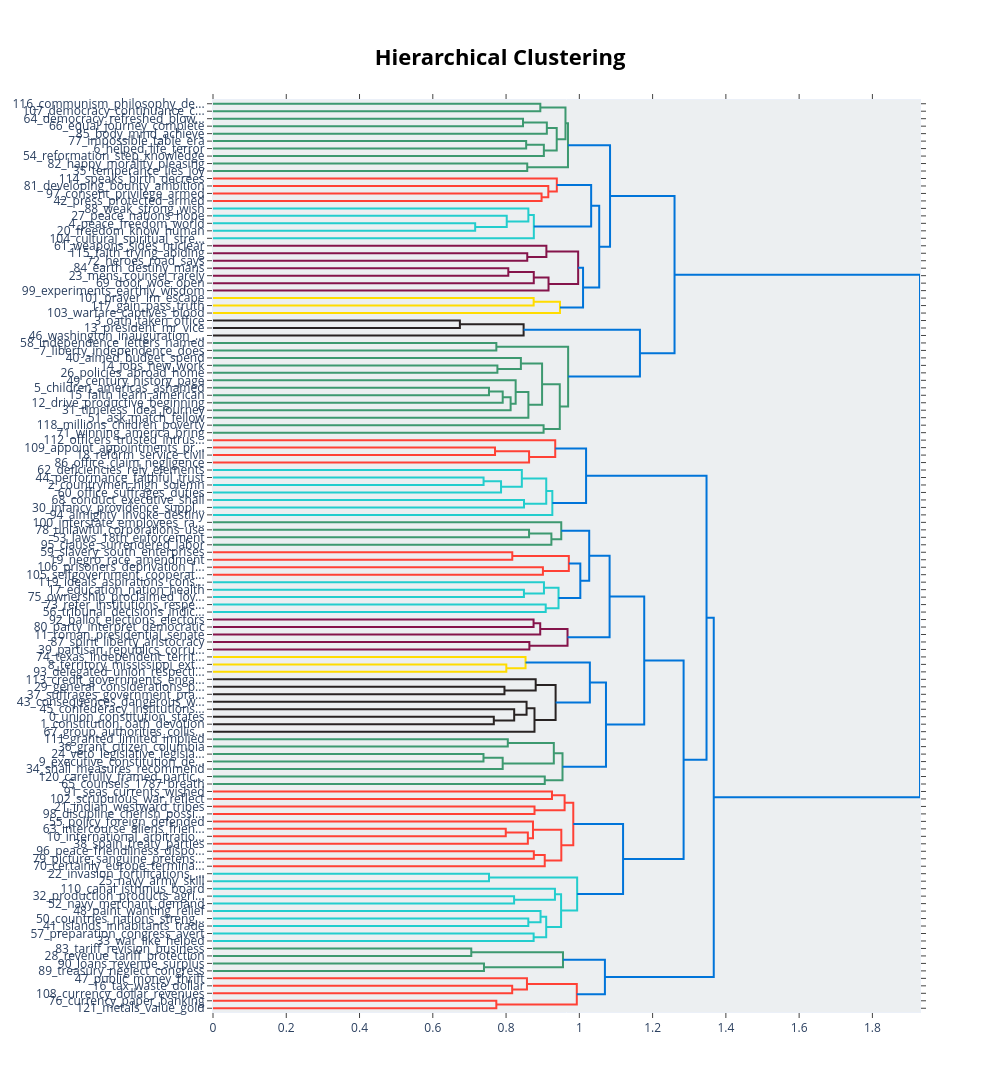

The cell this chart's notebook holds for it:
### Code cell
topic_model.visualize_hierarchy()

### Figure 1 — Plotly figure (JSON) as saved in the notebook; plotly's stock layout.template omitted (floating-point values rounded to 4 significant figures)
{"data": [{"hoverinfo": "text", "marker": {"color": "rgb(61,153,112)"}, "mode": "lines", "type": "scatter", "x": [0, 0.8935, 0.8935, 0], "xaxis": "x", "y": [-5, -5, -15, -15], "yaxis": "y"}, {"hoverinfo": "text", "marker": {"color": "rgb(61,153,112)"}, "mode": "lines", "type": "scatter", "x": [0, 0.8462, 0.8462, 0], "xaxis": "x", "y": [-25, -25, -35, -35], "yaxis": "y"}, {"hoverinfo": "text", "marker": {"color": "rgb(61,153,112)"}, "mode": "lines", "type": "scatter", "x": [0.8462, 0.9113, 0.9113, 0], "xaxis": "x", "y": [-30, -30, -45, -45], "yaxis": "y"}, {"hoverinfo": "text", "marker": {"color": "rgb(61,153,112)"}, "mode": "lines", "type": "scatter", "x": [0, 0.8549, 0.8549, 0], "xaxis": "x", "y": [-55, -55, -65, -65], "yaxis": "y"}, {"hoverinfo": "text", "marker": {"color": "rgb(61,153,112)"}, "mode": "lines", "type": "scatter", "x": [0.8549, 0.9032, 0.9032, 0], "xaxis": "x", "y": [-60, -60, -75, -75], "yaxis": "y"}, {"hoverinfo": "text", "marker": {"color": "rgb(61,153,112)"}, "mode": "lines", "type": "scatter", "x": [0.9113, 0.9383, 0.9383, 0.9032], "xaxis": "x", "y": [-37.5, -37.5, -67.5, -67.5], "yaxis": "y"}, {"hoverinfo": "text", "marker": {"color": "rgb(61,153,112)"}, "mode": "lines", "type": "scatter", "x": [0.8935, 0.9622, 0.9622, 0.9383], "xaxis": "x", "y": [-10, -10, -52.5, -52.5], "yaxis": "y"}, {"hoverinfo": "text", "marker": {"color": "rgb(61,153,112)"}, "mode": "lines", "type": "scatter", "x": [0, 0.8578, 0.8578, 0], "xaxis": "x", "y": [-85, -85, -95, -95], "yaxis": "y"}, {"hoverinfo": "text", "marker": {"color": "rgb(61,153,112)"}, "mode": "lines", "type": "scatter", "x": [0.9622, 0.969, 0.969, 0.8578], "xaxis": "x", "y": [-31.25, -31.25, -90, -90], "yaxis": "y"}, {"hoverinfo": "text", "marker": {"color": "rgb(255,65,54)"}, "mode": "lines", "type": "scatter", "x": [0, 0.8969, 0.8969, 0], "xaxis": "x", "y": [-125, -125, -135, -135], "yaxis": "y"}, {"hoverinfo": "text", "marker": {"color": "rgb(255,65,54)"}, "mode": "lines", "type": "scatter", "x": [0, 0.9153, 0.9153, 0.8969], "xaxis": "x", "y": [-115, -115, -130, -130], "yaxis": "y"}, {"hoverinfo": "text", "marker": {"color": "rgb(255,65,54)"}, "mode": "lines", "type": "scatter", "x": [0, 0.9386, 0.9386, 0.9153], "xaxis": "x", "y": [-105, -105, -122.5, -122.5], "yaxis": "y"}, {"hoverinfo": "text", "marker": {"color": "rgb(35,205,205)"}, "mode": "lines", "type": "scatter", "x": [0, 0.7157, 0.7157, 0], "xaxis": "x", "y": [-165, -165, -175, -175], "yaxis": "y"}, {"hoverinfo": "text", "marker": {"color": "rgb(35,205,205)"}, "mode": "lines", "type": "scatter", "x": [0, 0.8018, 0.8018, 0.7157], "xaxis": "x", "y": [-155, -155, -170, -170], "yaxis": "y"}, {"hoverinfo": "text", "marker": {"color": "rgb(35,205,205)"}, "mode": "lines", "type": "scatter", "x": [0, 0.8608, 0.8608, 0.8018], "xaxis": "x", "y": [-145, -145, -162.5, -162.5], "yaxis": "y"}, {"hoverinfo": "text", "marker": {"color": "rgb(35,205,205)"}, "mode": "lines", "type": "scatter", "x": [0.8608, 0.8758, 0.8758, 0], "xaxis": "x", "y": [-153.8, -153.8, -185, -185], "yaxis": "y"}, {"hoverinfo": "text", "marker": {"color": "rgb(0,116,217)"}, "mode": "lines", "type": "scatter", "x": [0.9386, 1.032, 1.032, 0.8758], "xaxis": "x", "y": [-113.8, -113.8, -169.4, -169.4], "yaxis": "y"}, {"hoverinfo": "text", "marker": {"color": "rgb(133,20,75)"}, "mode": "lines", "type": "scatter", "x": [0, 0.8578, 0.8578, 0], "xaxis": "x", "y": [-205, -205, -215, -215], "yaxis": "y"}, {"hoverinfo": "text", "marker": {"color": "rgb(133,20,75)"}, "mode": "lines", "type": "scatter", "x": [0, 0.9101, 0.9101, 0.8578], "xaxis": "x", "y": [-195, -195, -210, -210], "yaxis": "y"}, {"hoverinfo": "text", "marker": {"color": "rgb(133,20,75)"}, "mode": "lines", "type": "scatter", "x": [0, 0.8061, 0.8061, 0], "xaxis": "x", "y": [-225, -225, -235, -235], "yaxis": "y"}, {"hoverinfo": "text", "marker": {"color": "rgb(133,20,75)"}, "mode": "lines", "type": "scatter", "x": [0.8061, 0.8756, 0.8756, 0], "xaxis": "x", "y": [-230, -230, -245, -245], "yaxis": "y"}, {"hoverinfo": "text", "marker": {"color": "rgb(133,20,75)"}, "mode": "lines", "type": "scatter", "x": [0.8756, 0.9159, 0.9159, 0], "xaxis": "x", "y": [-237.5, -237.5, -255, -255], "yaxis": "y"}, {"hoverinfo": "text", "marker": {"color": "rgb(133,20,75)"}, "mode": "lines", "type": "scatter", "x": [0.9101, 0.9968, 0.9968, 0.9159], "xaxis": "x", "y": [-202.5, -202.5, -246.2, -246.2], "yaxis": "y"}, {"hoverinfo": "text", "marker": {"color": "rgb(255,220,0)"}, "mode": "lines", "type": "scatter", "x": [0, 0.8753, 0.8753, 0], "xaxis": "x", "y": [-265, -265, -275, -275], "yaxis": "y"}, {"hoverinfo": "text", "marker": {"color": "rgb(255,220,0)"}, "mode": "lines", "type": "scatter", "x": [0.8753, 0.9471, 0.9471, 0], "xaxis": "x", "y": [-270, -270, -285, -285], "yaxis": "y"}, {"hoverinfo": "text", "marker": {"color": "rgb(0,116,217)"}, "mode": "lines", "type": "scatter", "x": [0.9968, 1.01, 1.01, 0.9471], "xaxis": "x", "y": [-224.4, -224.4, -277.5, -277.5], "yaxis": "y"}, {"hoverinfo": "text", "marker": {"color": "rgb(0,116,217)"}, "mode": "lines", "type": "scatter", "x": [1.032, 1.054, 1.054, 1.01], "xaxis": "x", "y": [-141.6, -141.6, -250.9, -250.9], "yaxis": "y"}, {"hoverinfo": "text", "marker": {"color": "rgb(0,116,217)"}, "mode": "lines", "type": "scatter", "x": [0.969, 1.084, 1.084, 1.054], "xaxis": "x", "y": [-60.62, -60.62, -196.2, -196.2], "yaxis": "y"}, {"hoverinfo": "text", "marker": {"color": "rgb(40,35,35)"}, "mode": "lines", "type": "scatter", "x": [0, 0.674, 0.674, 0], "xaxis": "x", "y": [-295, -295, -305, -305], "yaxis": "y"}, {"hoverinfo": "text", "marker": {"color": "rgb(40,35,35)"}, "mode": "lines", "type": "scatter", "x": [0.674, 0.8479, 0.8479, 0], "xaxis": "x", "y": [-300, -300, -315, -315], "yaxis": "y"}, {"hoverinfo": "text", "marker": {"color": "rgb(61,153,112)"}, "mode": "lines", "type": "scatter", "x": [0, 0.7734, 0.7734, 0], "xaxis": "x", "y": [-325, -325, -335, -335], "yaxis": "y"}, {"hoverinfo": "text", "marker": {"color": "rgb(61,153,112)"}, "mode": "lines", "type": "scatter", "x": [0, 0.7763, 0.7763, 0], "xaxis": "x", "y": [-355, -355, -365, -365], "yaxis": "y"}, {"hoverinfo": "text", "marker": {"color": "rgb(61,153,112)"}, "mode": "lines", "type": "scatter", "x": [0, 0.8404, 0.8404, 0.7763], "xaxis": "x", "y": [-345, -345, -360, -360], "yaxis": "y"}, {"hoverinfo": "text", "marker": {"color": "rgb(61,153,112)"}, "mode": "lines", "type": "scatter", "x": [0, 0.7533, 0.7533, 0], "xaxis": "x", "y": [-385, -385, -395, -395], "yaxis": "y"}, {"hoverinfo": "text", "marker": {"color": "rgb(61,153,112)"}, "mode": "lines", "type": "scatter", "x": [0.7533, 0.7908, 0.7908, 0], "xaxis": "x", "y": [-390, -390, -405, -405], "yaxis": "y"}, {"hoverinfo": "text", "marker": {"color": "rgb(61,153,112)"}, "mode": "lines", "type": "scatter", "x": [0.7908, 0.8124, 0.8124, 0], "xaxis": "x", "y": [-397.5, -397.5, -415, -415], "yaxis": "y"}, {"hoverinfo": "text", "marker": {"color": "rgb(61,153,112)"}, "mode": "lines", "type": "scatter", "x": [0, 0.8262, 0.8262, 0.8124], "xaxis": "x", "y": [-375, -375, -406.2, -406.2], "yaxis": "y"}, {"hoverinfo": "text", "marker": {"color": "rgb(61,153,112)"}, "mode": "lines", "type": "scatter", "x": [0.8262, 0.8609, 0.8609, 0], "xaxis": "x", "y": [-390.6, -390.6, -425, -425], "yaxis": "y"}, {"hoverinfo": "text", "marker": {"color": "rgb(61,153,112)"}, "mode": "lines", "type": "scatter", "x": [0.8404, 0.8983, 0.8983, 0.8609], "xaxis": "x", "y": [-352.5, -352.5, -407.8, -407.8], "yaxis": "y"}, {"hoverinfo": "text", "marker": {"color": "rgb(61,153,112)"}, "mode": "lines", "type": "scatter", "x": [0, 0.9024, 0.9024, 0], "xaxis": "x", "y": [-435, -435, -445, -445], "yaxis": "y"}, {"hoverinfo": "text", "marker": {"color": "rgb(61,153,112)"}, "mode": "lines", "type": "scatter", "x": [0.8983, 0.9466, 0.9466, 0.9024], "xaxis": "x", "y": [-380.2, -380.2, -440, -440], "yaxis": "y"}, {"hoverinfo": "text", "marker": {"color": "rgb(61,153,112)"}, "mode": "lines", "type": "scatter", "x": [0.7734, 0.9694, 0.9694, 0.9466], "xaxis": "x", "y": [-330, -330, -410.1, -410.1], "yaxis": "y"}, {"hoverinfo": "text", "marker": {"color": "rgb(0,116,217)"}, "mode": "lines", "type": "scatter", "x": [0.8479, 1.165, 1.165, 0.9694], "xaxis": "x", "y": [-307.5, -307.5, -370.0, -370.0], "yaxis": "y"}, {"hoverinfo": "text", "marker": {"color": "rgb(0,116,217)"}, "mode": "lines", "type": "scatter", "x": [1.084, 1.26, 1.26, 1.165], "xaxis": "x", "y": [-128.4, -128.4, -338.8, -338.8], "yaxis": "y"}, {"hoverinfo": "text", "marker": {"color": "rgb(255,65,54)"}, "mode": "lines", "type": "scatter", "x": [0, 0.7699, 0.7699, 0], "xaxis": "x", "y": [-465, -465, -475, -475], "yaxis": "y"}, {"hoverinfo": "text", "marker": {"color": "rgb(255,65,54)"}, "mode": "lines", "type": "scatter", "x": [0.7699, 0.8628, 0.8628, 0], "xaxis": "x", "y": [-470, -470, -485, -485], "yaxis": "y"}, {"hoverinfo": "text", "marker": {"color": "rgb(255,65,54)"}, "mode": "lines", "type": "scatter", "x": [0, 0.9342, 0.9342, 0.8628], "xaxis": "x", "y": [-455, -455, -477.5, -477.5], "yaxis": "y"}, {"hoverinfo": "text", "marker": {"color": "rgb(35,205,205)"}, "mode": "lines", "type": "scatter", "x": [0, 0.7386, 0.7386, 0], "xaxis": "x", "y": [-505, -505, -515, -515], "yaxis": "y"}, {"hoverinfo": "text", "marker": {"color": "rgb(35,205,205)"}, "mode": "lines", "type": "scatter", "x": [0.7386, 0.7863, 0.7863, 0], "xaxis": "x", "y": [-510, -510, -525, -525], "yaxis": "y"}, {"hoverinfo": "text", "marker": {"color": "rgb(35,205,205)"}, "mode": "lines", "type": "scatter", "x": [0, 0.8431, 0.8431, 0.7863], "xaxis": "x", "y": [-495, -495, -517.5, -517.5], "yaxis": "y"}, {"hoverinfo": "text", "marker": {"color": "rgb(35,205,205)"}, "mode": "lines", "type": "scatter", "x": [0, 0.849, 0.849, 0], "xaxis": "x", "y": [-535, -535, -545, -545], "yaxis": "y"}, {"hoverinfo": "text", "marker": {"color": "rgb(35,205,205)"}, "mode": "lines", "type": "scatter", "x": [0.8431, 0.9097, 0.9097, 0.849], "xaxis": "x", "y": [-506.2, -506.2, -540, -540], "yaxis": "y"}, {"hoverinfo": "text", "marker": {"color": "rgb(35,205,205)"}, "mode": "lines", "type": "scatter", "x": [0.9097, 0.9263, 0.9263, 0], "xaxis": "x", "y": [-523.1, -523.1, -555, -555], "yaxis": "y"}, {"hoverinfo": "text", "marker": {"color": "rgb(0,116,217)"}, "mode": "lines", "type": "scatter", "x": [0.9342, 1.018, 1.018, 0.9263], "xaxis": "x", "y": [-466.2, -466.2, -539.1, -539.1], "yaxis": "y"}, {"hoverinfo": "text", "marker": {"color": "rgb(61,153,112)"}, "mode": "lines", "type": "scatter", "x": [0, 0.8627, 0.8627, 0], "xaxis": "x", "y": [-575, -575, -585, -585], "yaxis": "y"}, {"hoverinfo": "text", "marker": {"color": "rgb(61,153,112)"}, "mode": "lines", "type": "scatter", "x": [0.8627, 0.9237, 0.9237, 0], "xaxis": "x", "y": [-580, -580, -595, -595], "yaxis": "y"}, {"hoverinfo": "text", "marker": {"color": "rgb(61,153,112)"}, "mode": "lines", "type": "scatter", "x": [0, 0.9506, 0.9506, 0.9237], "xaxis": "x", "y": [-565, -565, -587.5, -587.5], "yaxis": "y"}, {"hoverinfo": "text", "marker": {"color": "rgb(255,65,54)"}, "mode": "lines", "type": "scatter", "x": [0, 0.817, 0.817, 0], "xaxis": "x", "y": [-605, -605, -615, -615], "yaxis": "y"}, {"hoverinfo": "text", "marker": {"color": "rgb(255,65,54)"}, "mode": "lines", "type": "scatter", "x": [0, 0.9006, 0.9006, 0], "xaxis": "x", "y": [-625, -625, -635, -635], "yaxis": "y"}, {"hoverinfo": "text", "marker": {"color": "rgb(255,65,54)"}, "mode": "lines", "type": "scatter", "x": [0.817, 0.9713, 0.9713, 0.9006], "xaxis": "x", "y": [-610, -610, -630, -630], "yaxis": "y"}, {"hoverinfo": "text", "marker": {"color": "rgb(35,205,205)"}, "mode": "lines", "type": "scatter", "x": [0, 0.8487, 0.8487, 0], "xaxis": "x", "y": [-655, -655, -665, -665], "yaxis": "y"}, {"hoverinfo": "text", "marker": {"color": "rgb(35,205,205)"}, "mode": "lines", "type": "scatter", "x": [0, 0.9034, 0.9034, 0.8487], "xaxis": "x", "y": [-645, -645, -660, -660], "yaxis": "y"}, {"hoverinfo": "text", "marker": {"color": "rgb(35,205,205)"}, "mode": "lines", "type": "scatter", "x": [0, 0.9082, 0.9082, 0], "xaxis": "x", "y": [-675, -675, -685, -685], "yaxis": "y"}, {"hoverinfo": "text", "marker": {"color": "rgb(35,205,205)"}, "mode": "lines", "type": "scatter", "x": [0.9034, 0.9432, 0.9432, 0.9082], "xaxis": "x", "y": [-652.5, -652.5, -680, -680], "yaxis": "y"}, {"hoverinfo": "text", "marker": {"color": "rgb(0,116,217)"}, "mode": "lines", "type": "scatter", "x": [0.9713, 1.003, 1.003, 0.9432], "xaxis": "x", "y": [-620, -620, -666.2, -666.2], "yaxis": "y"}, {"hoverinfo": "text", "marker": {"color": "rgb(0,116,217)"}, "mode": "lines", "type": "scatter", "x": [0.9506, 1.027, 1.027, 1.003], "xaxis": "x", "y": [-576.2, -576.2, -643.1, -643.1], "yaxis": "y"}, {"hoverinfo": "text", "marker": {"color": "rgb(133,20,75)"}, "mode": "lines", "type": "scatter", "x": [0, 0.8751, 0.8751, 0], "xaxis": "x", "y": [-695, -695, -705, -705], "yaxis": "y"}, {"hoverinfo": "text", "marker": {"color": "rgb(133,20,75)"}, "mode": "lines", "type": "scatter", "x": [0.8751, 0.8932, 0.8932, 0], "xaxis": "x", "y": [-700, -700, -715, -715], "yaxis": "y"}, {"hoverinfo": "text", "marker": {"color": "rgb(133,20,75)"}, "mode": "lines", "type": "scatter", "x": [0, 0.8636, 0.8636, 0], "xaxis": "x", "y": [-725, -725, -735, -735], "yaxis": "y"}, {"hoverinfo": "text", "marker": {"color": "rgb(133,20,75)"}, "mode": "lines", "type": "scatter", "x": [0.8932, 0.9678, 0.9678, 0.8636], "xaxis": "x", "y": [-707.5, -707.5, -730, -730], "yaxis": "y"}, {"hoverinfo": "text", "marker": {"color": "rgb(0,116,217)"}, "mode": "lines", "type": "scatter", "x": [1.027, 1.083, 1.083, 0.9678], "xaxis": "x", "y": [-609.7, -609.7, -718.8, -718.8], "yaxis": "y"}, {"hoverinfo": "text", "marker": {"color": "rgb(255,220,0)"}, "mode": "lines", "type": "scatter", "x": [0, 0.8007, 0.8007, 0], "xaxis": "x", "y": [-755, -755, -765, -765], "yaxis": "y"}, {"hoverinfo": "text", "marker": {"color": "rgb(255,220,0)"}, "mode": "lines", "type": "scatter", "x": [0, 0.8532, 0.8532, 0.8007], "xaxis": "x", "y": [-745, -745, -760, -760], "yaxis": "y"}, {"hoverinfo": "text", "marker": {"color": "rgb(40,35,35)"}, "mode": "lines", "type": "scatter", "x": [0, 0.7956, 0.7956, 0], "xaxis": "x", "y": [-785, -785, -795, -795], "yaxis": "y"}, {"hoverinfo": "text", "marker": {"color": "rgb(40,35,35)"}, "mode": "lines", "type": "scatter", "x": [0, 0.8808, 0.8808, 0.7956], "xaxis": "x", "y": [-775, -775, -790, -790], "yaxis": "y"}, {"hoverinfo": "text", "marker": {"color": "rgb(40,35,35)"}, "mode": "lines", "type": "scatter", "x": [0, 0.7665, 0.7665, 0], "xaxis": "x", "y": [-825, -825, -835, -835], "yaxis": "y"}, {"hoverinfo": "text", "marker": {"color": "rgb(40,35,35)"}, "mode": "lines", "type": "scatter", "x": [0, 0.8222, 0.8222, 0.7665], "xaxis": "x", "y": [-815, -815, -830, -830], "yaxis": "y"}, {"hoverinfo": "text", "marker": {"color": "rgb(40,35,35)"}, "mode": "lines", "type": "scatter", "x": [0, 0.856, 0.856, 0.8222], "xaxis": "x", "y": [-805, -805, -822.5, -822.5], "yaxis": "y"}, {"hoverinfo": "text", "marker": {"color": "rgb(40,35,35)"}, "mode": "lines", "type": "scatter", "x": [0.856, 0.8776, 0.8776, 0], "xaxis": "x", "y": [-813.8, -813.8, -845, -845], "yaxis": "y"}, {"hoverinfo": "text", "marker": {"color": "rgb(40,35,35)"}, "mode": "lines", "type": "scatter", "x": [0.8808, 0.9352, 0.9352, 0.8776], "xaxis": "x", "y": [-782.5, -782.5, -829.4, -829.4], "yaxis": "y"}, {"hoverinfo": "text", "marker": {"color": "rgb(0,116,217)"}, "mode": "lines", "type": "scatter", "x": [0.8532, 1.029, 1.029, 0.9352], "xaxis": "x", "y": [-752.5, -752.5, -805.9, -805.9], "yaxis": "y"}, {"hoverinfo": "text", "marker": {"color": "rgb(61,153,112)"}, "mode": "lines", "type": "scatter", "x": [0, 0.8047, 0.8047, 0], "xaxis": "x", "y": [-855, -855, -865, -865], "yaxis": "y"}, {"hoverinfo": "text", "marker": {"color": "rgb(61,153,112)"}, "mode": "lines", "type": "scatter", "x": [0, 0.7384, 0.7384, 0], "xaxis": "x", "y": [-875, -875, -885, -885], "yaxis": "y"}, {"hoverinfo": "text", "marker": {"color": "rgb(61,153,112)"}, "mode": "lines", "type": "scatter", "x": [0.7384, 0.7907, 0.7907, 0], "xaxis": "x", "y": [-880, -880, -895, -895], "yaxis": "y"}, {"hoverinfo": "text", "marker": {"color": "rgb(61,153,112)"}, "mode": "lines", "type": "scatter", "x": [0.8047, 0.9304, 0.9304, 0.7907], "xaxis": "x", "y": [-860, -860, -887.5, -887.5], "yaxis": "y"}, {"hoverinfo": "text", "marker": {"color": "rgb(61,153,112)"}, "mode": "lines", "type": "scatter", "x": [0, 0.9056, 0.9056, 0], "xaxis": "x", "y": [-905, -905, -915, -915], "yaxis": "y"}, {"hoverinfo": "text", "marker": {"color": "rgb(61,153,112)"}, "mode": "lines", "type": "scatter", "x": [0.9304, 0.9541, 0.9541, 0.9056], "xaxis": "x", "y": [-873.8, -873.8, -910, -910], "yaxis": "y"}, {"hoverinfo": "text", "marker": {"color": "rgb(0,116,217)"}, "mode": "lines", "type": "scatter", "x": [1.029, 1.073, 1.073, 0.9541], "xaxis": "x", "y": [-779.2, -779.2, -891.9, -891.9], "yaxis": "y"}, {"hoverinfo": "text", "marker": {"color": "rgb(0,116,217)"}, "mode": "lines", "type": "scatter", "x": [1.083, 1.177, 1.177, 1.073], "xaxis": "x", "y": [-664.2, -664.2, -835.5, -835.5], "yaxis": "y"}, {"hoverinfo": "text", "marker": {"color": "rgb(255,65,54)"}, "mode": "lines", "type": "scatter", "x": [0, 0.9253, 0.9253, 0], "xaxis": "x", "y": [-925, -925, -935, -935], "yaxis": "y"}, {"hoverinfo": "text", "marker": {"color": "rgb(255,65,54)"}, "mode": "lines", "type": "scatter", "x": [0, 0.8776, 0.8776, 0], "xaxis": "x", "y": [-945, -945, -955, -955], "yaxis": "y"}, {"hoverinfo": "text", "marker": {"color": "rgb(255,65,54)"}, "mode": "lines", "type": "scatter", "x": [0.9253, 0.9598, 0.9598, 0.8776], "xaxis": "x", "y": [-930, -930, -950, -950], "yaxis": "y"}, {"hoverinfo": "text", "marker": {"color": "rgb(255,65,54)"}, "mode": "lines", "type": "scatter", "x": [0, 0.7992, 0.7992, 0], "xaxis": "x", "y": [-975, -975, -985, -985], "yaxis": "y"}, {"hoverinfo": "text", "marker": {"color": "rgb(255,65,54)"}, "mode": "lines", "type": "scatter", "x": [0.7992, 0.8595, 0.8595, 0], "xaxis": "x", "y": [-980, -980, -995, -995], "yaxis": "y"}, {"hoverinfo": "text", "marker": {"color": "rgb(255,65,54)"}, "mode": "lines", "type": "scatter", "x": [0, 0.8735, 0.8735, 0.8595], "xaxis": "x", "y": [-965, -965, -987.5, -987.5], "yaxis": "y"}, {"hoverinfo": "text", "marker": {"color": "rgb(255,65,54)"}, "mode": "lines", "type": "scatter", "x": [0, 0.8757, 0.8757, 0], "xaxis": "x", "y": [-1005, -1005, -1015, -1015], "yaxis": "y"}, {"hoverinfo": "text", "marker": {"color": "rgb(255,65,54)"}, "mode": "lines", "type": "scatter", "x": [0.8757, 0.9056, 0.9056, 0], "xaxis": "x", "y": [-1010, -1010, -1025, -1025], "yaxis": "y"}, {"hoverinfo": "text", "marker": {"color": "rgb(255,65,54)"}, "mode": "lines", "type": "scatter", "x": [0.8735, 0.9508, 0.9508, 0.9056], "xaxis": "x", "y": [-976.2, -976.2, -1018.0, -1018.0], "yaxis": "y"}, {"hoverinfo": "text", "marker": {"color": "rgb(255,65,54)"}, "mode": "lines", "type": "scatter", "x": [0.9598, 0.9835, 0.9835, 0.9508], "xaxis": "x", "y": [-940, -940, -996.9, -996.9], "yaxis": "y"}, {"hoverinfo": "text", "marker": {"color": "rgb(35,205,205)"}, "mode": "lines", "type": "scatter", "x": [0, 0.7535, 0.7535, 0], "xaxis": "x", "y": [-1035, -1035, -1045, -1045], "yaxis": "y"}, {"hoverinfo": "text", "marker": {"color": "rgb(35,205,205)"}, "mode": "lines", "type": "scatter", "x": [0, 0.8219, 0.8219, 0], "xaxis": "x", "y": [-1065, -1065, -1075, -1075], "yaxis": "y"}, {"hoverinfo": "text", "marker": {"color": "rgb(35,205,205)"}, "mode": "lines", "type": "scatter", "x": [0, 0.9334, 0.9334, 0.8219], "xaxis": "x", "y": [-1055, -1055, -1070, -1070], "yaxis": "y"}, {"hoverinfo": "text", "marker": {"color": "rgb(35,205,205)"}, "mode": "lines", "type": "scatter", "x": [0, 0.8607, 0.8607, 0], "xaxis": "x", "y": [-1095, -1095, -1105, -1105], "yaxis": "y"}, {"hoverinfo": "text", "marker": {"color": "rgb(35,205,205)"}, "mode": "lines", "type": "scatter", "x": [0, 0.8941, 0.8941, 0.8607], "xaxis": "x", "y": [-1085, -1085, -1100, -1100], "yaxis": "y"}, {"hoverinfo": "text", "marker": {"color": "rgb(35,205,205)"}, "mode": "lines", "type": "scatter", "x": [0, 0.8753, 0.8753, 0], "xaxis": "x", "y": [-1115, -1115, -1125, -1125], "yaxis": "y"}, {"hoverinfo": "text", "marker": {"color": "rgb(35,205,205)"}, "mode": "lines", "type": "scatter", "x": [0.8941, 0.9095, 0.9095, 0.8753], "xaxis": "x", "y": [-1092.0, -1092.0, -1120, -1120], "yaxis": "y"}, {"hoverinfo": "text", "marker": {"color": "rgb(35,205,205)"}, "mode": "lines", "type": "scatter", "x": [0.9334, 0.9502, 0.9502, 0.9095], "xaxis": "x", "y": [-1062.0, -1062.0, -1106.0, -1106.0], "yaxis": "y"}, {"hoverinfo": "text", "marker": {"color": "rgb(35,205,205)"}, "mode": "lines", "type": "scatter", "x": [0.7535, 0.9941, 0.9941, 0.9502], "xaxis": "x", "y": [-1040, -1040, -1084.0, -1084.0], "yaxis": "y"}, {"hoverinfo": "text", "marker": {"color": "rgb(0,116,217)"}, "mode": "lines", "type": "scatter", "x": [0.9835, 1.119, 1.119, 0.9941], "xaxis": "x", "y": [-968.4, -968.4, -1062.0, -1062.0], "yaxis": "y"}, {"hoverinfo": "text", "marker": {"color": "rgb(0,116,217)"}, "mode": "lines", "type": "scatter", "x": [1.177, 1.285, 1.285, 1.119], "xaxis": "x", "y": [-749.9, -749.9, -1015.0, -1015.0], "yaxis": "y"}, {"hoverinfo": "text", "marker": {"color": "rgb(0,116,217)"}, "mode": "lines", "type": "scatter", "x": [1.018, 1.347, 1.347, 1.285], "xaxis": "x", "y": [-502.7, -502.7, -882.6, -882.6], "yaxis": "y"}, {"hoverinfo": "text", "marker": {"color": "rgb(61,153,112)"}, "mode": "lines", "type": "scatter", "x": [0, 0.705, 0.705, 0], "xaxis": "x", "y": [-1135, -1135, -1145, -1145], "yaxis": "y"}, {"hoverinfo": "text", "marker": {"color": "rgb(61,153,112)"}, "mode": "lines", "type": "scatter", "x": [0, 0.7397, 0.7397, 0], "xaxis": "x", "y": [-1155, -1155, -1165, -1165], "yaxis": "y"}, {"hoverinfo": "text", "marker": {"color": "rgb(61,153,112)"}, "mode": "lines", "type": "scatter", "x": [0.705, 0.9554, 0.9554, 0.7397], "xaxis": "x", "y": [-1140, -1140, -1160, -1160], "yaxis": "y"}, {"hoverinfo": "text", "marker": {"color": "rgb(255,65,54)"}, "mode": "lines", "type": "scatter", "x": [0, 0.8167, 0.8167, 0], "xaxis": "x", "y": [-1185, -1185, -1195, -1195], "yaxis": "y"}, {"hoverinfo": "text", "marker": {"color": "rgb(255,65,54)"}, "mode": "lines", "type": "scatter", "x": [0, 0.857, 0.857, 0.8167], "xaxis": "x", "y": [-1175, -1175, -1190, -1190], "yaxis": "y"}, {"hoverinfo": "text", "marker": {"color": "rgb(255,65,54)"}, "mode": "lines", "type": "scatter", "x": [0, 0.7734, 0.7734, 0], "xaxis": "x", "y": [-1205, -1205, -1215, -1215], "yaxis": "y"}, {"hoverinfo": "text", "marker": {"color": "rgb(255,65,54)"}, "mode": "lines", "type": "scatter", "x": [0.857, 0.9931, 0.9931, 0.7734], "xaxis": "x", "y": [-1182.0, -1182.0, -1210, -1210], "yaxis": "y"}, {"hoverinfo": "text", "marker": {"color": "rgb(0,116,217)"}, "mode": "lines", "type": "scatter", "x": [0.9554, 1.07, 1.07, 0.9931], "xaxis": "x", "y": [-1150, -1150, -1196.0, -1196.0], "yaxis": "y"}, {"hoverinfo": "text", "marker": {"color": "rgb(0,116,217)"}, "mode": "lines", "type": "scatter", "x": [1.347, 1.367, 1.367, 1.07], "xaxis": "x", "y": [-692.6, -692.6, -1173.0, -1173.0], "yaxis": "y"}, {"hoverinfo": "text", "marker": {"color": "rgb(0,116,217)"}, "mode": "lines", "type": "scatter", "x": [1.26, 1.93, 1.93, 1.367], "xaxis": "x", "y": [-233.6, -233.6, -932.9, -932.9], "yaxis": "y"}], "layout": {"autosize": false, "height": 2030, "hoverlabel": {"bgcolor": "white", "font": {"family": "Rockwell", "size": 16}}, "hovermode": "closest", "plot_bgcolor": "#ECEFF1", "showlegend": false, "title": {"font": {"color": "Black", "size": 22}, "text": "<b>Hierarchical Clustering</b>", "x": 0.5, "xanchor": "center", "yanchor": "top"}, "width": 1000, "xaxis": {"mirror": "allticks", "rangemode": "tozero", "showgrid": false, "showline": true, "showticklabels": true, "ticks": "outside", "type": "linear", "zeroline": false}, "yaxis": {"mirror": "allticks", "range": [-1220, 0], "rangemode": "tozero", "showgrid": false, "showline": true, "showticklabels": true, "tickmode": "array", "ticks": "outside", "ticktext": ["116_communism_philosophy_de...", "107_democracy_continuance_c...", "64_democracy_refreshed_blow...", "66_equal_journey_complete", "85_body_mind_achieve", "77_impossible_table_era", "6_helped_life_terror", "54_reformation_step_knowledge", "82_happy_morality_pleasing", "35_temperance_lies_joy", "114_speaks_birth_decrees", "81_developing_bounty_ambition", "97_consent_privilege_armed", "42_press_protected_armed", "88_weak_strong_wish", "27_peace_nations_hope", "4_peace_freedom_world", "20_freedom_know_human", "104_cultural_spiritual_stre...", "61_weapons_sides_nuclear", "115_faith_trying_abiding", "72_heroes_road_says", "84_earth_destiny_mans", "23_mens_counsel_rarely", "69_door_woe_open", "99_experiments_earthly_wisdom", "101_prayer_im_escape", "117_gain_pass_truth", "103_warfare_captives_blood", "3_oath_taken_office", "13_president_mr_vice", "46_washington_inauguration_...", "58_independence_letters_named", "7_liberty_independence_does", "40_aimed_budget_spend", "14_jobs_new_work", "26_policies_abroad_home", "49_century_history_page", "5_children_americas_ashamed", "15_faith_learn_american", "12_drive_productive_beginning", "31_timeless_idea_journey", "51_ask_match_fellow", "118_millions_children_poverty", "71_winning_america_bring", "112_officers_trusted_intrus...", "109_appoint_appointments_pr...", "18_reform_service_civil", "86_office_claim_negligence", "62_deficiencies_rely_elements", "44_performance_faithful_trust", "2_countrymen_high_solemn", "60_office_suffrages_duties", "68_conduct_executive_shall", "30_infancy_providence_suppl...", "94_almighty_invoke_destiny", "100_interstate_employees_ra...", "78_unlawful_corporations_use", "53_laws_18th_enforcement", "95_clause_surrendered_labor", "59_slavery_south_enterprises", "19_negro_race_amendment", "106_prisoners_deprivation_f...", "105_selfgovernment_cooperat...", "119_ideals_aspirations_cons...", "17_education_nation_health", "75_ownership_proclaimed_loy...", "73_refer_institutions_respe...", "56_tribunal_decisions_indic...", "92_ballot_elections_electors", "80_party_interpret_democratic", "11_roman_presidential_senate", "87_spirit_liberty_aristocracy", "39_partisan_republics_corru...", "74_texas_independent_territ...", "8_territory_mississippi_ext...", "93_delegated_union_respecti...", "113_credit_governments_enga...", "29_general_considerations_p...", "37_suffrages_government_pra...", "43_consequences_dangerous_w...", "45_confederacy_institutions...", "0_union_constitution_states", "1_constitution_oath_devotion", "67_group_authorities_collis...", "111_granted_limited_implied", "36_grant_citizen_columbia", "24_veto_legislative_legisla...", "9_executive_constitution_de...", "34_shall_measures_recommend", "120_carefully_framed_partic...", "65_counsels_1787_breath", "91_seas_currents_wished", "102_scrupulous_war_reflect", "21_indian_westward_tribes", "98_discipline_cherish_possi...", "55_policy_foreign_defended", "63_intercourse_aliens_frien...", "10_international_arbitratio...", "38_spain_treaty_parties", "96_peace_friendliness_dispo...", "79_picture_sanguine_pretens...", "70_certainly_europe_termina...", "22_invasion_fortifications_...", "25_navy_army_skill", "110_canal_isthmus_board", "32_production_products_agri...", "52_navy_merchant_demand", "48_paint_wanting_relief", "50_countries_nations_streng...", "41_islands_inhabitants_trade", "57_preparation_congress_avert", "33_war_like_helped", "83_tariff_revision_business", "28_revenue_tariff_protection", "90_loans_revenue_surplus", "89_treasury_neglect_congress", "47_public_money_thrift", "16_tax_waste_dollar", "108_currency_dollar_revenues", "76_currency_paper_banking", "121_metals_value_gold"], "tickvals": [-5, -15, -25, -35, -45, -55, -65, -75, -85, -95, -105, -115, -125, -135, -145, -155, -165, -175, -185, -195, -205, -215, -225, -235, -245, -255, -265, -275, -285, -295, -305, -315, -325, -335, -345, -355, -365, -375, -385, -395, -405, -415, -425, -435, -445, -455, -465, -475, -485, -495, -505, -515, -525, -535, -545, -555, -565, -575, -585, -595, -605, -615, -625, -635, -645, -655, -665, -675, -685, -695, -705, -715, -725, -735, -745, -755, -765, -775, -785, -795, -805, -815, -825, -835, -845, -855, -865, -875, -885, -895, -905, -915, -925, -935, -945, -955, -965, -975, -985, -995, -1005, -1015, -1025, -1035, -1045, -1055, -1065, -1075, -1085, -1095, -1105, -1115, -1125, -1135, -1145, -1155, -1165, -1175, -1185, -1195, -1205, -1215], "type": "linear", "zeroline": false}}}
